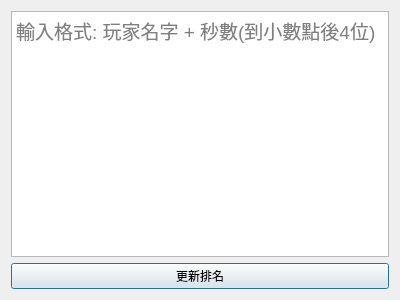
<?xml version="1.0" encoding="UTF-8"?>
<ui version="4.0">
 <class>ranklist</class>
 <widget class="QDialog" name="ranklist">
  <property name="geometry">
   <rect>
    <x>0</x>
    <y>0</y>
    <width>400</width>
    <height>300</height>
   </rect>
  </property>
  <property name="windowTitle">
   <string>Rank</string>
  </property>
  <layout class="QVBoxLayout" name="verticalLayout_2">
   <item>
    <layout class="QVBoxLayout" name="verticalLayout">
     <item>
      <widget class="QTextBrowser" name="textBrowser">
       <property name="enabled">
        <bool>true</bool>
       </property>
       <property name="font">
        <font>
         <family>Arial</family>
         <pointsize>14</pointsize>
        </font>
       </property>
       <property name="readOnly">
        <bool>false</bool>
       </property>
       <property name="placeholderText">
        <string>輸入格式: 玩家名字 + 秒數(到小數點後4位)</string>
       </property>
      </widget>
     </item>
     <item>
      <widget class="QPushButton" name="pushButton">
       <property name="text">
        <string>更新排名</string>
       </property>
      </widget>
     </item>
    </layout>
   </item>
  </layout>
 </widget>
 <resources/>
 <connections/>
</ui>
